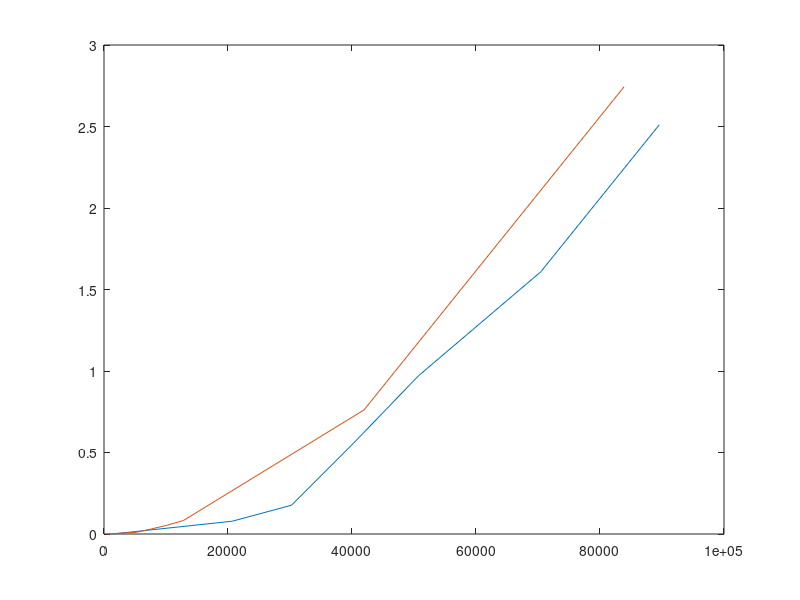

This figure's MATLAB source: (Note: this script raises an error after producing the figure.)
A = 0.00164; % frontal area, m2
l = 0.0931; % characteristic length (diameter), m
Va = [0.214 3.2434 4.7428 6.3187 7.9558,11.0464,14.0452]; % air speeds, m/s
Vw = [0.004123392351 0.06249444276 0.09138516468 0.121749903 0.1532938545, 0.5, 1]; %water speed, m/s

Fa = [0 0.0784532 0.1765197 0.55897905 0.97085835,1.6082906,2.5105024]; % real
Fw = [8.0661e-5, 0.010546, 0.031373, 0.054116, 0.0837, 0.76102, 2.7433]


rhow = 997; % density of water, kg/m3
nuw = 1.11e-6; % nu of water

rhoa = 1.225; % density of air, kg/m3
nua = 1.46e-5; % nu of air

%Fd2 = 0.5*rho*V.^2*0.82*A % find theoretical values

Rea = l*Va/nua % reynolds number air
Cda = 2*Fa ./ (rhoa*A*Va.^2) % drag coeff air

Rew = l*Vw/nuw % reynolds number water
Cdw = 2*Fw ./ (rhow*A*Vw.^2) % drag coeff water



figure(1)

plot(Rea, Fa)
hold on
plot(Rew, Fw)
title("E80 Robot, Simulated and Real Drag", FontSize=20)
xlabel("Reynold's Number", FontSize=15)
ylabel("Drag Force [N]", FontSize=15)
legend('Real', 'Simulated', 'Location', 'southeast', FontSize=12)

figure(2)

plot(Rea, Cda)
hold on
plot(Rew, Cdw)
title("E80 Robot, Simulated and Real Drag Coefficient", FontSize=20)
xlabel("Reynold's Number", FontSize=15)
legend('Real', 'Simulated', 'Location', 'southeast', FontSize=12)
ylabel("Drag Coefficient", FontSize=15)